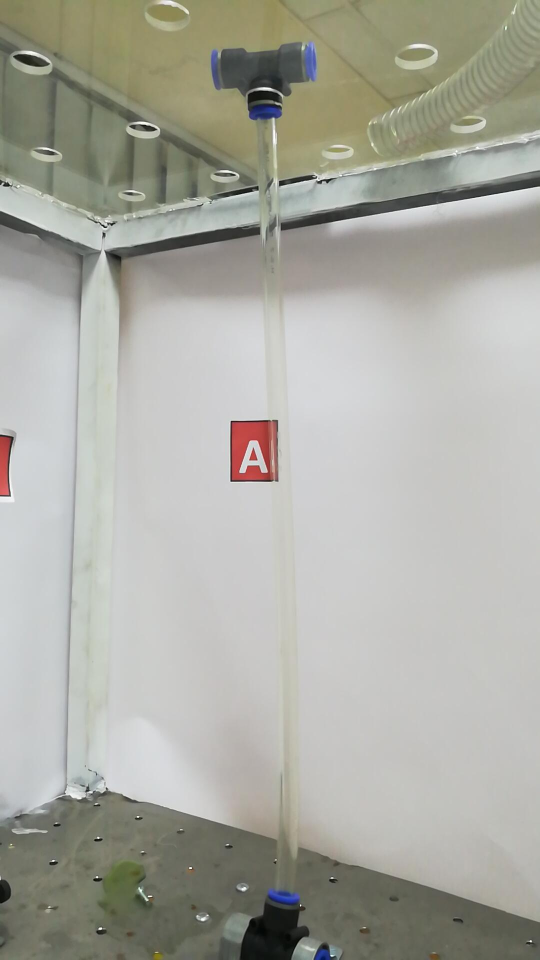
%> input picture snap1.jpg, 1080 x 1920 px (shown at 1/2 size)
$ octave MainFunction.m   (GNU Octave 9; MATLAB toolbox functions it lacks are replaced by stand-ins)
%> lines starting %> are read from the running program, lines starting %| are printed output that depends on the picture; in (x1, y1, x2, y2) boxes, pixels count from 0 and x2, y2 are one past the last pixel; in counts of white or black regions, pixels touching at a corner belong together; the program's own positions count from 1
### RedBoxDetector.m
function redbox = RedBoxDetector(image)
% im1 = imread(imAdd);
% image = imresize(image, 0.25);
[h, v, l] = size(image);
% imtool(im1small);
im1=image;
% [11 lines of commented-out code are left out]
redmask = im1(:,:,1);
greyscale = rgb2gray(im1);
finalim = imsubtract(redmask, greyscale);
finalim = im2bw(finalim, 0.18);
imGA = finalim;
imGBW = im2bw(imGA);
% figure;
% imshow(imGBW);
imGBW = bwareaopen(imGBW, 50);
imGBW = imfill(imGBW, 'holes');
figure;
imshow(imGA);
redbox = regionprops(imGBW, 'BoundingBox');

### Cropper.m
function [letters, lengthOfCol] = Cropper(image)
% imAdd = 'print1.png'
im1 = image;
redbox = RedBoxDetector(im1);
noBB = int16(length(redbox));
if noBB == 0
    d=input('Is this image without a letter/column (Y/N) ', s);
    if d=='Y'
        letters = '';
        lengthOfCol = [];
        return
    else
        imshow(im1);
        letters=input('What letter is this? ', s);
        lengthOfCol=input('What is the length of this column', s);
        return
    end

end
listAvg = zeros(1, noBB);
high= size(im1,1);
wid = size(im1,2);
for w = 1:noBB-1
    listAvg = (redbox(w).BoundingBox(1) + redbox(w+1).BoundingBox(1))/2;
end
listAvg(noBB) =  wid;
lastCorr = 0;
letters = '';
lengthOfCol = [];

for noOfImages = 1 : noBB;
    boxes = [lastCorr 0 listAvg(noOfImages) high];
    croppedImage = imcrop(im1, boxes);
    redbox1 = RedBoxDetector(croppedImage);
%     figure;
    [greenBox, scalFac] = GreenSeparator(croppedImage);

    if length(redbox1)>1
        imshow(croppedImage);
        a=input('What letter is this? ','s');
        letters = [letters, a];
        b=input('What is the length? ');
        lengthOfCol = [lengthOfCol, b];
        lastCorr = listAvg(noOfImages);
        continue
    end
%
    if length(greenBox)==1
        xCordGreen = greenBox.BoundingBox(1);
        xWidthGreen = greenBox.BoundingBox(3);
        redbox1 = RedBoxDetector(croppedImage);
        lastCorr = listAvg(noOfImages);
        xCord = redbox1.BoundingBox(1);
        xWidth = redbox1.BoundingBox(3);
        widthPic = size(croppedImage, 2);
        if (xCord < 1) || (xCord+xWidth > (widthPic - 4)) || (xCordGreen < 1) || ((xCordGreen + xWidthGreen) > (widthPic - 4))
            continue
        end
        lengthOfCol = [lengthOfCol, greenBox.BoundingBox(4)*scalFac];
    elseif length(greenBox)==0
        lengthOfCol = [lengthOfCol, 0];
    else
        imshow(croppedImage);
        c=input('What is the length? ');
        lengthOfCol = [lengthOfCol, c];
        lastCorr = listAvg(noOfImages);
    end
%     figure;
%     imshow(croppedImage);
    imwrite(croppedImage, 'exp1.jpg');

    detectedLetter = TextDetection(croppedImage);
    if length(detectedLetter) == 0
        imshow(croppedImage)
        a=input('What letter is this? ','s');
        letters = [letters, a];
    else
        letters = [letters, detectedLetter];
    end
% [6 lines of commented-out code are left out]

end
letters = letters(find(~isspace(letters)));

### GreenSeparator.m
function [greenbox, scalFac] = GreenSeparator(image)
% im1small = imread(imAdd);
% image = imresize(image, 0.25);
% imtool(im1small);
[h, v, l] = size(image);

imG = image;
for k=1:h
    for j=1:v
        if (imG(k,j,1)>90 && imG(k,j,1)<200 && imG(k,j,2)>105 && imG(k,j,3)>18 && imG(k,j,2)<230 && imG(k,j,3)<65)
            imG(k,j,:) = 255;
        else
            imG(k,j,:)=0;
        end
    end
end
imGBW = im2bw(imG);
% figure;
% imshow(imGBW);
imGA = bwareaopen(imGBW, 100);
imGA = imfill(imGA, 'holes');
% figure;
% imshow(imGA);
[scalFac, baseTape] = ColourSeparation(image);
greenbox = regionprops(imGA, 'BoundingBox');
% display(greenbox(1).BoundingBox);
% display(greenbox(2).BoundingBox);
noBB = length(greenbox);
noBB = int16(noBB);
% [21 lines of commented-out code are left out]

### ColourSeparation.m
function [factorOfConv, baseTape] = ColourSeparation(image)
redbox = RedBoxDetector(image);
% [5 lines of commented-out code are left out]
hInPixels = redbox(1).BoundingBox(4);
baseTape = redbox(1).BoundingBox(2) + redbox(1).BoundingBox(4);
factorOfConv = 42/hInPixels;

### TextDetection.m
function letter = TextDetection(image)
%% Automatically Detect and Recognize Text in Natural Images
% This example shows how to detect regions containing text in an
% image. It is a common task performed on unstructured scenes, for
% example when capturing video from a moving vehicle for the purpose
% of alerting a driver about a road sign. Segmenting out the text
% from a cluttered scene greatly helps with additional tasks
% such as optical character recognition (OCR).
%
% The automated text detection algorithm in this example starts with
% a large number of text region candidates and progressively removes those
% less likely to contain text. To highlight this algorithm's flexibility,
% it is applied to images containing a road sign, a poster and a set
% of license plates.
%
%   Copyright 2014 The MathWorks, Inc.

%% Step 1: Load image
% Load the image. The text can be rotated in plane, but significant out of
% plane rotations may require additional pre-processing.
colorImage = image;

% % figure; imshow(colorImage); title('Original image')
%
% %% Step 2: Detect MSER Regions
% % Since text characters usually have consistent color, we begin
% % by finding regions of similar intensities in the image using the MSER
% % region detector [1].
%
% % Detect and extract regions
% grayImage = rgb2gray(colorImage);
% % imshow(grayImage);
% mserRegions = detectMSERFeatures(grayImage,'RegionAreaRange',[200, 600]);
% mserRegionsPixels = vertcat(cell2mat(mserRegions.PixelList));  % extract regions
%
% % Visualize the MSER regions overlaid on the original image
% % figure; imshow(colorImage); hold on;
% % plot(mserRegions, 'showPixelList', true,'showEllipses',false);
% % title('MSER regions');
% %%
% Some of these regions include extra background pixels. At this stage, the
% letter E and D in "TOWED" combine into one region. Also notice that the
% space between bricks is included.

%% Step 3: Use Canny Edge Detector to Further Segment the Text
% Since written text is typically placed on clear background, it tends
% to produce high response to edge detection. Furthermore, an intersection
% of MSER regions with the edges is going to produce regions that are
% % even more likely to belong to text.
%
% % Convert MSER pixel lists to a binary mask
% mserMask = false(size(grayImage));
% ind = sub2ind(size(mserMask), mserRegionsPixels(:,2), mserRegionsPixels(:,1));
% mserMask(ind) = true;
%
% % Run the edge detector
% edgeMask = edge(grayImage, 'Canny');
%
% % Find intersection between edges and MSER regions
% edgeAndMSERIntersection = edgeMask & mserMask;
% figure; imshowpair(edgeMask, edgeAndMSERIntersection, 'montage');
% title('Canny edges and intersection of canny edges with MSER regions')

% %%
% % Note that the original MSER regions in |mserMask| still contain
% % pixels that are not part of the text. We can use the edge mask
% % together with edge gradients to eliminate those regions.
% %
% % Grow the edges outward by using image gradients around edge locations.
% % <matlab:edit(fullfile(matlabroot,'toolbox','vision','visiondemos','helperGrowEdges.m')) |helperGrowEdges|>
% % helper function.
%
% [~, gDir] = imgradient(grayImage);
% % You must specify if the text is light on dark background or vice versa
% gradientGrownEdgesMask = helperGrowEdges(edgeAndMSERIntersection, gDir, 'LightTextOnDark');
% % figure; imshow(gradientGrownEdgesMask); title('Edges grown along gradient direction')
%
% %%
% % This mask can now be used to remove pixels that are within the MSER
% % regions but are likely not part of text.
%
% % Remove gradient grown edge pixels
% edgeEnhancedMSERMask = ~gradientGrownEdgesMask & mserMask;
%
% % Visualize the effect of segmentation
% % figure; imshowpair(mserMask, edgeEnhancedMSERMask, 'montage');
% % title('Original MSER regions and segmented MSER regions')
%
% %%
% % In this image, letters have been further separated from the background and
% % many of the non-text regions have been separated from text.
%
% %% Step 4: Filter Character Candidates Using Connected Component Analysis
% % Some of the remaining connected components can now be removed by using
% % their region properties. The thresholds used below may vary for
% % different fonts, image sizes, or languages.
%
% connComp = bwconncomp(edgeEnhancedMSERMask); % Find connected components
% stats = regionprops(connComp,'Area','Eccentricity','Solidity');
%
% % Eliminate regions that do not follow common text measurements
% regionFilteredTextMask = edgeEnhancedMSERMask;
%
% regionFilteredTextMask(vertcat(connComp.PixelIdxList{[stats.Eccentricity] > .995})) = 0;
% regionFilteredTextMask(vertcat(connComp.PixelIdxList{[stats.Area] < 200 | [stats.Area] > 600})) = 0;
% regionFilteredTextMask(vertcat(connComp.PixelIdxList{[stats.Solidity] < .4})) = 0;
%
% % Visualize results of filtering
% % figure; imshowpair(edgeEnhancedMSERMask, regionFilteredTextMask, 'montage');
% % title('Text candidates before and after region filtering')
%
% %% Step 5: Filter Character Candidates Using the Stroke Width Image
% % Another useful discriminator for text in images is the variation in
% % stroke width within each text candidate. Characters in most languages
% % have a similar stroke width or thickness throughout. It is therefore
% % useful to remove regions where the stroke width exhibits too much
% % variation [1]. The stroke width image below is computed using the
% % <matlab:edit(fullfile(matlabroot,'toolbox','vision','visiondemos','helperStrokeWidth.m')) |helperStrokeWidth|>
% % helper function.
%
% distanceImage    = bwdist(~regionFilteredTextMask);  % Compute distance transform
% strokeWidthImage = helperStrokeWidth(distanceImage); % Compute stroke width image
%
% % Show stroke width image
% % figure; imshow(strokeWidthImage);
% % caxis([0 max(max(strokeWidthImage))]); axis image, colormap('jet'), colorbar;
% % title('Visualization of text candidates stroke width')
% %%
% % Note that most non-text regions show a large variation in stroke width.
% % These can now be filtered using the coefficient of stroke width variation.
%
% % Find remaining connected components
% connComp = bwconncomp(regionFilteredTextMask);
% afterStrokeWidthTextMask = regionFilteredTextMask;
% for i = 1:connComp.NumObjects
%     strokewidths = strokeWidthImage(connComp.PixelIdxList{i});
%     % Compute normalized stroke width variation and compare to common value
%     if std(strokewidths)/mean(strokewidths) > 0.35
%         afterStrokeWidthTextMask(connComp.PixelIdxList{i}) = 0; % Remove from text candidates
%     end
% end
%
% % Visualize the effect of stroke width filtering
% % figure; imshowpair(regionFilteredTextMask, afterStrokeWidthTextMask,'montage');
% title('Text candidates before and after stroke width filtering')

%% Step 6: Determine Bounding Boxes Enclosing Text Regions
% To compute a bounding box of the text region, we will first merge the
% individual characters into a single connected component. This can be
% accomplished using morphological closing followed by opening
% to clean up any outliers.
% se1=strel('disk',25);
% se2=strel('disk',7);

% afterMorphologyMask = imclose(afterStrokeWidthTextMask,se1);
% afterMorphologyMask = imopen(afterMorphologyMask,se2);

% Display image region corresponding to afterMorphologyMask
% displayImage = colorImage;
% displayImage(~repmat(afterMorphologyMask,1,1,3)) = 0;
% figure; imshow(displayImage); title('Image region under mask created by joining individual characters')
%%
% [11 lines of commented-out code are left out]

boxes = RedBoxDetector(image);
boxes = boxes.BoundingBox;
boxes(:,1:2) = boxes(:,1:2)+3;
boxes(:,3:4) = boxes(:,3:4)-6;

% cropped = imcrop(colorImage, boxes);

%% Step 7: Perform Optical Character Recognition on Text Region
% [24 lines of commented-out code are left out]

bwimage= im2bw(colorImage, 0.6);
% imshow(bwimage);
ocrtxt = ocr(bwimage, boxes,'CharacterSet','ABCDEFGHIJKLMNOP','TextLayout','Block'); % use the binary image instead of the color image
letter = [ocrtxt.Text];
% [5 lines of commented-out code are left out]

### MainFunction.m
clear;
% arduinoObject = arduino('COM6');
teamName = 'Test7March';
mkdir Test7March;
destDirectory = strcat('C:\Users\Dell\Dropbox\pipeflow\PipeFlow Code\PipeFlow Code\', teamName);
% [25 lines of commented-out code are left out]
allLetters = '';
allLengths = [];
%
for j = 1:19
    snapName = strcat('snap', int2str(j), '.jpg');
    imForProcessing = imread(fullfile(destDirectory, snapName));
%> imForProcessing is the input picture: size 1920x1080x3 uint8; mean R, G, B 170, 170.2, 161.6
    imForProcessing = imresize(imForProcessing, 0.25);
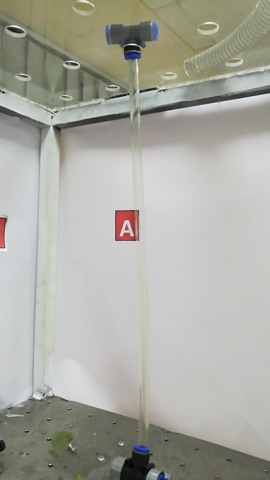
%> imForProcessing: size 480x270x3 uint8; mean R, G, B 170, 170.2, 161.6
    redbox = RedBoxDetector(imForProcessing);
%> in RedBoxDetector, `redmask = im1(:,:,1);`:
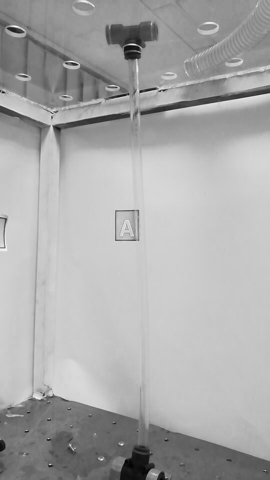
%> redmask: size 480x270 uint8; min 0, max 255, mean 170
%> in RedBoxDetector, `finalim = imsubtract(redmask, greyscale);`:
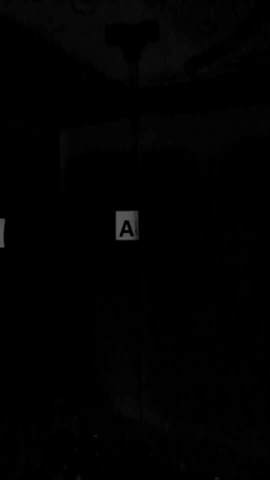
%> finalim: size 480x270 uint8; min 0, max 95, mean 1.6
%> in RedBoxDetector, `finalim = im2bw(finalim, 0.18);`:
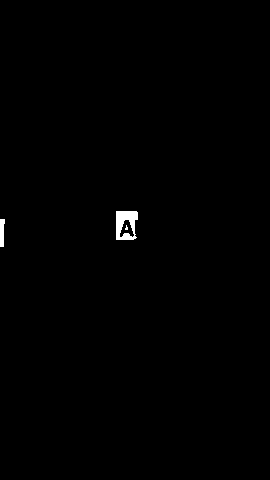
%> finalim: size 480x270 logical; 0.44% white; 3 white regions (1 under 20 px), largest, box (x1, y1, x2, y2) and area: (116, 211, 138, 240) 448, (0, 219, 5, 247) 117
%> in RedBoxDetector, `imGBW = imfill(imGBW, 'holes');`: imGBW: size 480x270 logical; 0.54% white; 2 white regions
%> in RedBoxDetector, `redbox = regionprops(imGBW, 'BoundingBox');`: redbox = 2 regions; box (x1, y1, x2, y2): (0, 219, 5, 247), (116, 211, 138, 240)
    [letters, lengthOfCol] = Cropper(imForProcessing);
%> in Cropper, `noBB = int16(length(redbox));`: noBB = 2
%> the loop in Cropper, `for w = 1:noBB-1` made 1 pass
%> listAvg on pass 1: 58.5
%> the loop in Cropper, `for noOfImages = 1 : noBB;` made 1 pass
%> scalFac on pass 1: 1.5
%> pass 1, in Cropper, `croppedImage = imcrop(im1, boxes);`:
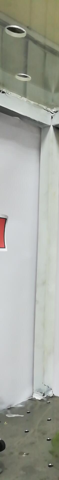
%> croppedImage: size 480x59x3 uint8; mean R, G, B 165.1, 167.8, 159.2
%> pass 1, in RedBoxDetector (call 3), `redmask = im1(:,:,1);`:
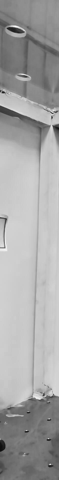
%> redmask: size 480x59 uint8; min 12, max 255, mean 165.1
%> pass 1, in RedBoxDetector (call 3), `finalim = imsubtract(redmask, greyscale);`:
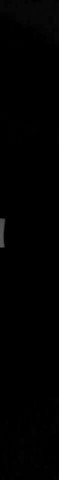
%> finalim: size 480x59 uint8; min 0, max 88, mean 0.8
%> the run ends on the next line

$ run again, with snap11.jpg copied over snap1.jpg
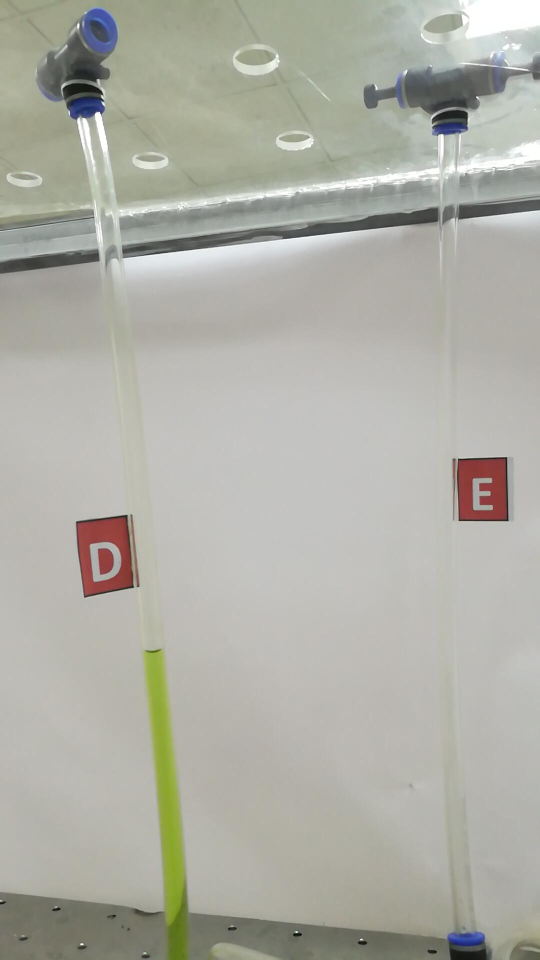
%> input picture snap11.jpg, 1080 x 1920 px (shown at 1/2 size)
%> imForProcessing is the input picture: size 1920x1080x3 uint8; mean R, G, B 174.5, 174.6, 165.7
%> imForProcessing: size 480x270x3 uint8
%> in RedBoxDetector, `imGBW = imfill(imGBW, 'holes');`:
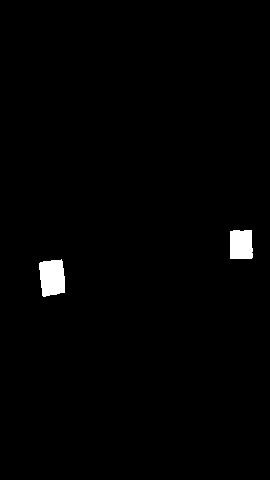
%> imGBW: size 480x270 logical; 1.1% white; 2 white regions
%> in RedBoxDetector, `redbox = regionprops(imGBW, 'BoundingBox');`: redbox = 2 regions; box (x1, y1, x2, y2): (39, 259, 65, 297), (230, 230, 253, 259)
%> in Cropper, `noBB = int16(length(redbox));`: noBB = 2
%> the loop in Cropper, `for w = 1:noBB-1` made 1 pass
%> listAvg on pass 1: 135
%> the loop in Cropper, `for noOfImages = 1 : noBB;` made 1 pass
%> scalFac on pass 1: 1.11
%> pass 1, in RedBoxDetector (call 3), `finalim = imsubtract(redmask, greyscale);`:
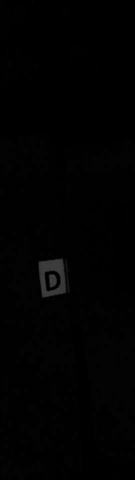
%> finalim: size 480x135 uint8; min 0, max 65, mean 1.6
